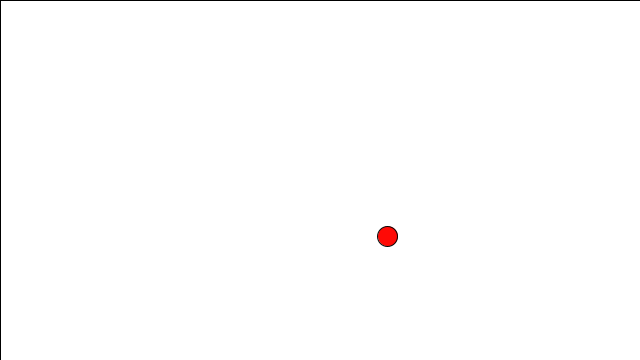
Frame 1 (no input)
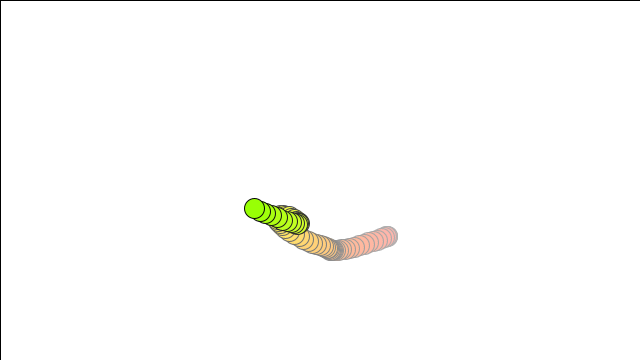
Frame 60 (the mouse pressed at the canvas centre just before this capture)
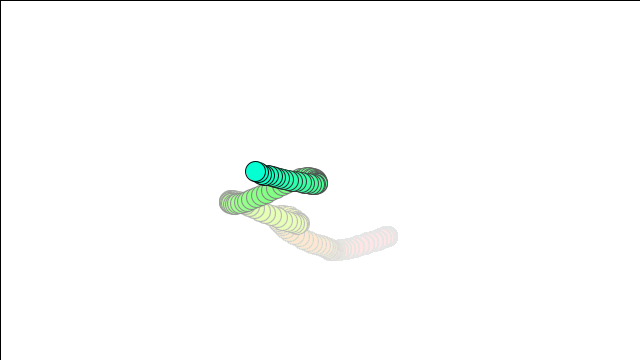
Frame 120 (the mouse held since frame 60 and released just before this capture)

The Processing sketch that drew these frames (run headless with seeded random() and noise(); from frame 60 on, the mouse is pressed at the canvas centre):

// Processing sketch: processing_178650
// ── processing_178650.pde

////////////////////////////////////////////
//  random walker
////////////////////////////////////////////

Walker w;
int flag;  //ランダムウォーカのフラグ
int style; //ランダムウォーカの形
float rx;  //円の横幅(x方向)
float ry;  //円の縦幅(y方向)
/////
void setup(){
  size(640,360);     //ウィンドウサイズ
  colorMode(HSB);    //色指定はHSBモード
  flag = 0;          //フラグを初期化
  style = 1;
  w = new Walker();  //オブジェクト w の生成
  background(255);   //背景は白
}
/////
void draw(){
  w.step();          //オブジェクト w に歩かせる
  w.display();       //オブジェクト w に自分を表示してもらう
  //次第に前のオブジェクトが薄くなるように
  fill(255, 0, 255, 5);
  rect(0, 0, 640, 360);
}
/////
///// クラス定義
class Walker{
  float x;      //状態変数
  float y;      //状態変数
  float tx, ty; //パーリンノイズ用
  
  Walker(){
    tx = 0;
    ty = 10000;
  }
  void display(){ //表示用メソッド
    fill(tx*100%256,255,255);  //色指定
    if(style == 0){
      rect(x, y, rx, ry);      //四角形を描画
    }else if(style == 1){
      ellipse(x, y, rx, ry);   //円を描画
    }
  }
  void step(){    //「歩く」メソッド
    x = map(noise(tx), 0, 1, 0, width);  //パーリンノイズ
    y = map(noise(ty), 0, 1, 0, height); //パーリンノイズ
    tx += 0.01;
    ty += 0.01;
    
    //フラグに応じて処理
    if(flag == 0){  //restart
      rx = 20;
      ry = 20;
    }else if(flag == 1){
      rx += 0.5;
    }else if(flag == 2){
      ry += 0.5;
    }else if(flag == 3){
      rx -= 0.5;
    }else if(flag == 4){
      ry -= 0.5;
    }else if(flag == 5){
      rx += 0.5;
      ry += 0.5;
    }else if(flag == 6){
      rx -= 0.5;
      ry -= 0.5;
    }else if(flag == 7){
      flag = int(random(0,7));  //flagをランダムで変化
    }
  }
}

void keyPressed(){
  if(key == 'r'){        //rが押されたら
    flag = 0;
  }else if(key == 'j'){  //jが押されたら
    flag = 1;
  }else if(key == 'f'){  //fが押されたら
    flag = 2;
  }else if(key == 'k'){  //kが押されたら
    flag = 3;
  }else if(key == 'd'){  //dが押されたら
    flag = 4;
  }else if(key == '0'){  //0が押されたら
    style = 0;
  }else if(key == '1'){  //1が押されたら
    style = 1;
  }
}

void mousePressed(){
  if(mouseButton == RIGHT){         //右クリックで
    flag = 5;
  }else if(mouseButton == LEFT){    //左クリックで
    flag = 6;
  }else if(mouseButton == CENTER){  //ホイールをクリックで
    flag = 7;
  }
}
/////
